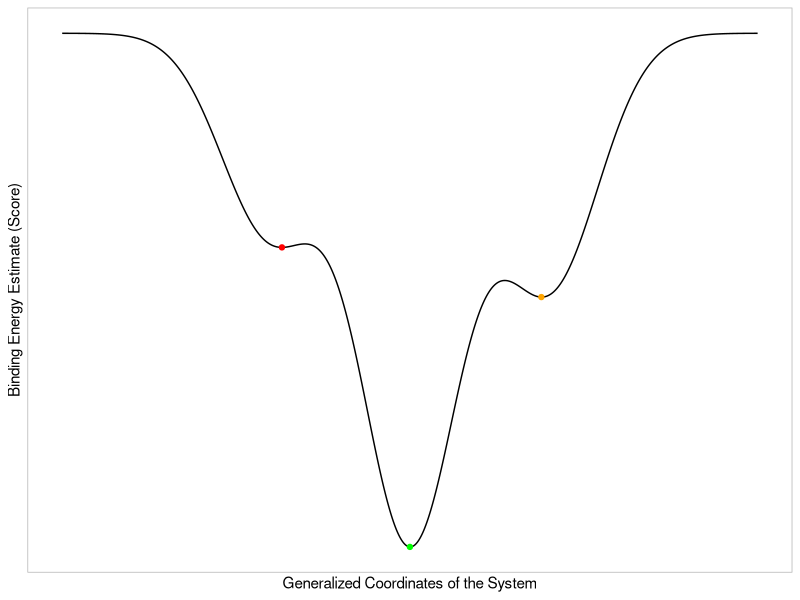
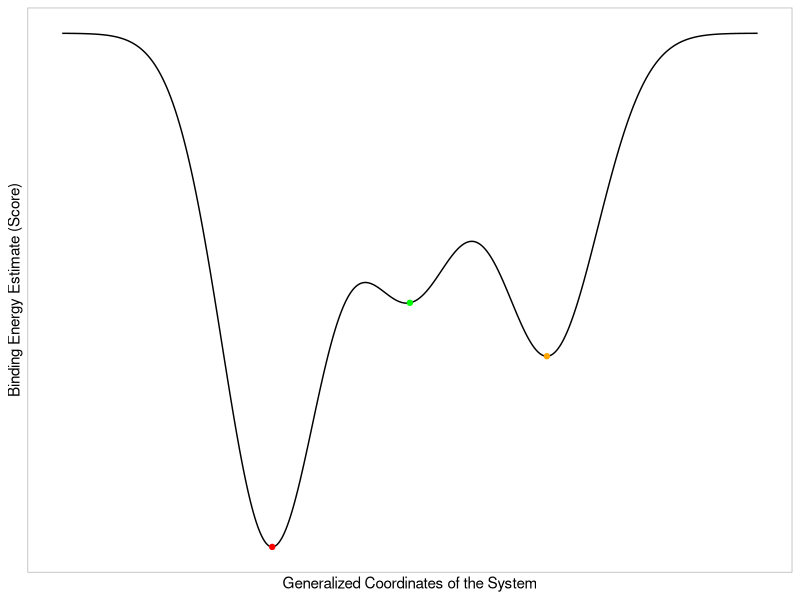
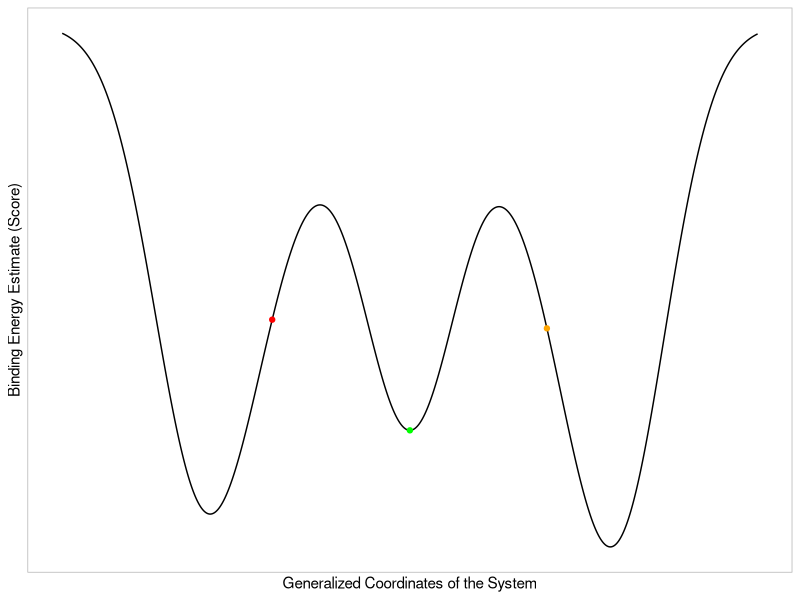
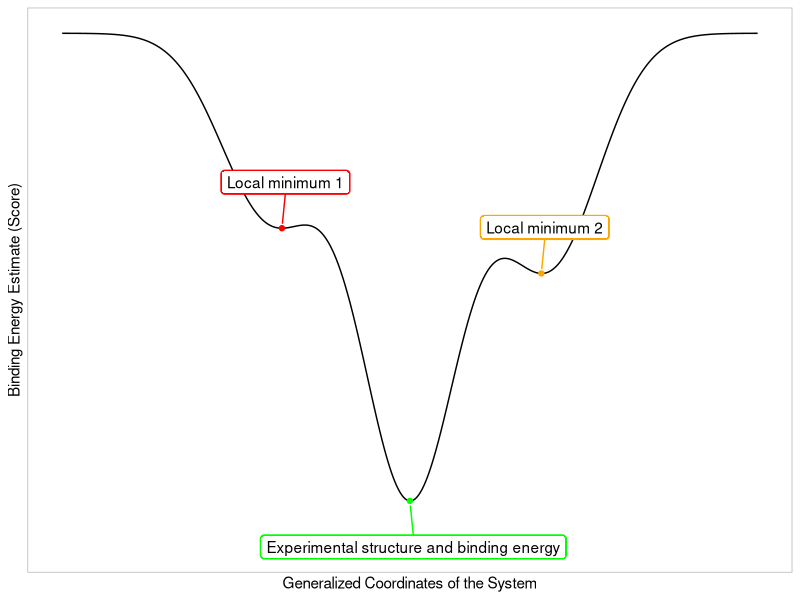
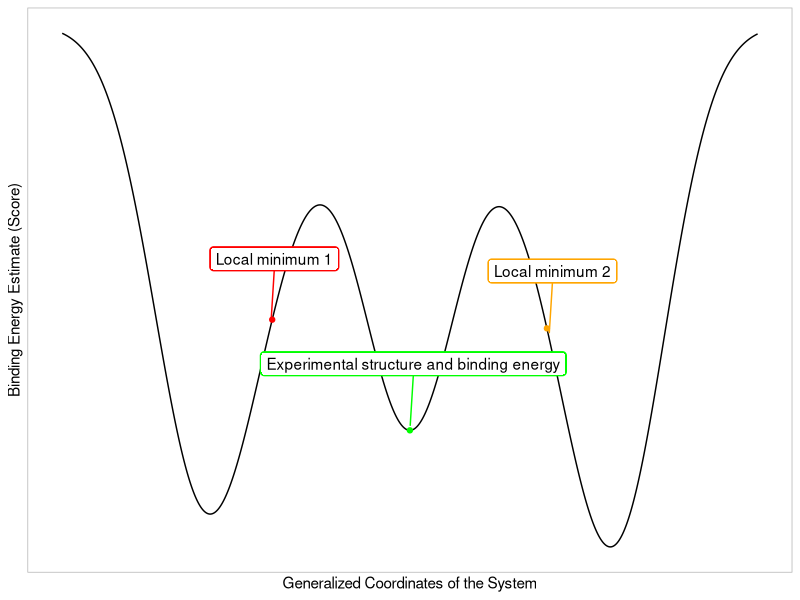
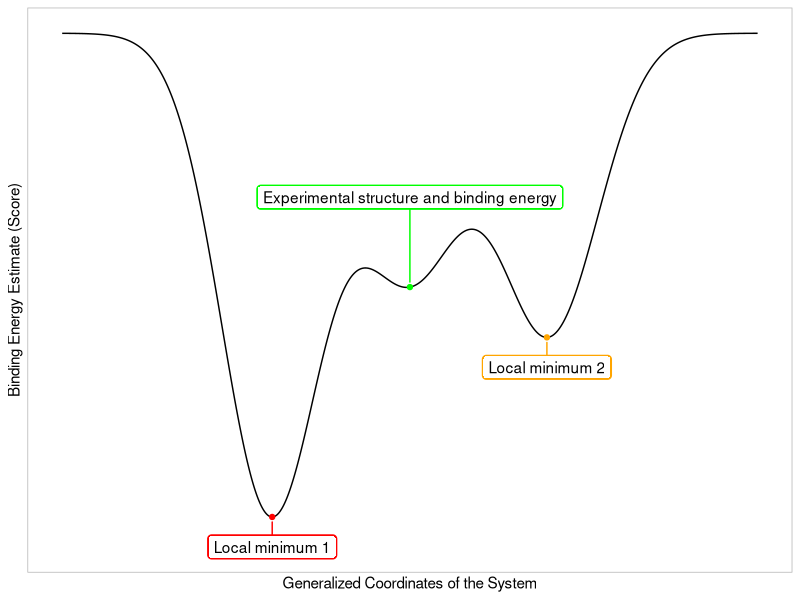
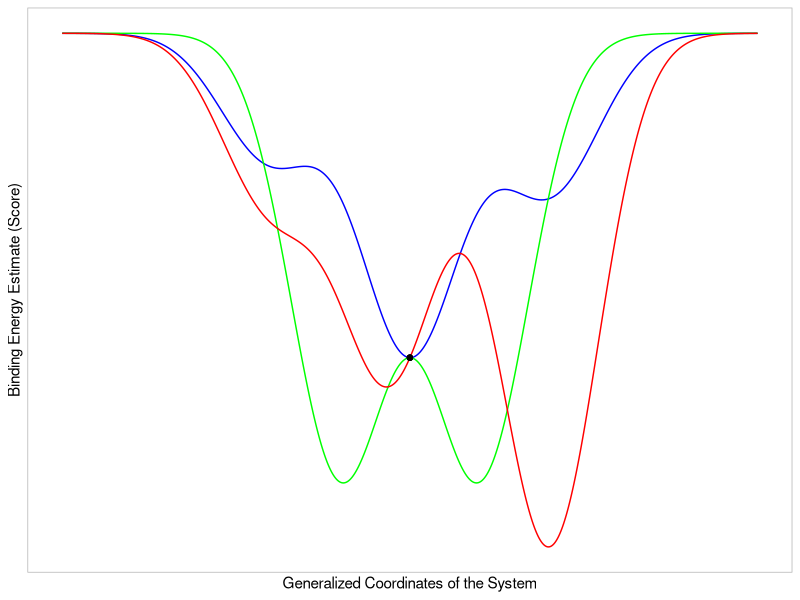
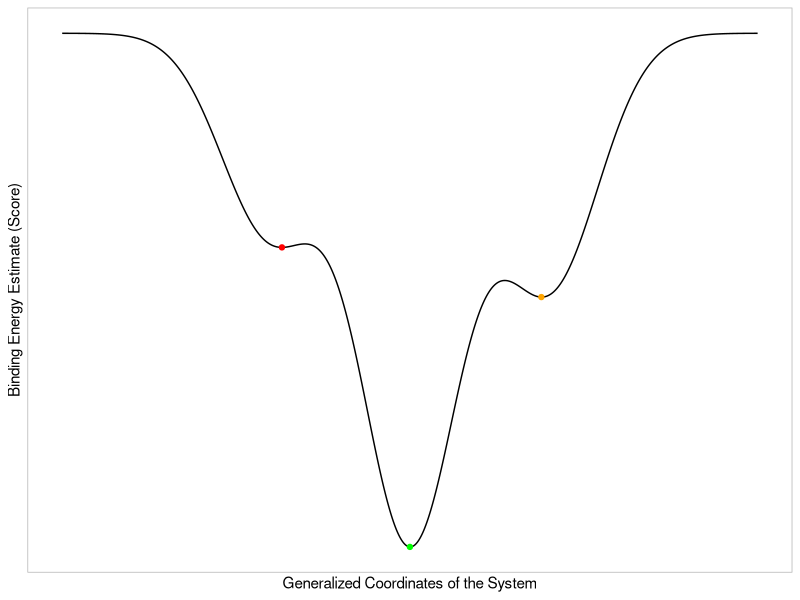

These figures' R source, in order: (Note: this script raises an error after producing the figures.)
#Create plots of potential energy surface, binding energy on y axis versus atomic coordinates on x axis
library(ggplot2)
library(dplyr)
library(ggrepel)

#Create a data frame with the potential energy surface, which corresponds to the sum of three gaussians
pes <- data.frame(x = seq(-5, 5, length.out = 1001))
pes$y <- with(pes, 1.0 * exp(-(x-0)^2) + 0.5 * exp(-(x - 2)^2) + 0.4 * exp(-(x + 2)^2))
pes$y2 <- with(pes, 0.8 * exp(-(x-0)^2) + 1.0 * exp(-(x - 2)^2) + 1.6 * exp(-(x + 2)^2))
pes$y3 <- with(pes, 0.6 * exp(-(x-0)^2) + 0.2 * exp(-(x - 2)^2) + 0.2 * exp(-(x + 2)^2) + 0.7 * exp(-(x - 3)^2) + 0.65 * exp(-(x + 3)^2))

#Create a data frame with the binding energy, which is the negative of the potential energy surface
binding_energy <- data.frame(x = pes$x, y = -pes$y, y2=-pes$y2, y3=-pes$y3)

#Create a plot of the potential energy surface
pes_plot <- ggplot(binding_energy, aes(x = x, y = y)) +
  geom_line() +
  labs(x = "Generalized Coordinates of the System",
       y = "Binding Energy Estimate (Score)") +
  #remove x axis and y axis labels
  scale_x_continuous(labels = NULL, breaks = NULL)+
  scale_y_continuous(labels = NULL, breaks = NULL)+
  #Add different colored dots to minimum points
  geom_point(data = binding_energy %>% filter(y == min(y)), color = "green") +
  geom_point(data = binding_energy %>% filter(x < -1.5) %>% filter(y == min(y)), color = "red") +
  geom_point(data = binding_energy %>% filter(x > 1.5) %>% filter(y == min(y)), color = "orange") +
  theme_light()
pes_plot
ggsave("pes_plot_1.png", plot = pes_plot, width = 6, height = 4, units = "in", dpi = 300)

pes_plot2 <- ggplot(binding_energy, aes(x = x, y = y2)) +
  geom_line() +
  labs(x = "Generalized Coordinates of the System",
       y = "Binding Energy Estimate (Score)") +
  #remove x axis and y axis labels
  scale_x_continuous(labels = NULL, breaks = NULL)+
  scale_y_continuous(labels = NULL, breaks = NULL)+
  #Add different colored dots to minimum points
  geom_point(data = binding_energy %>% filter(y == min(y)), color = "green") +
  geom_point(data = binding_energy %>% filter(x < 0) %>% filter(y2 == min(y2)), color = "red") +
  geom_point(data = binding_energy %>% filter(x > 0) %>% filter(y2 == min(y2)), color = "orange") +
  theme_light()
pes_plot2
ggsave("pes_plot_2.png", plot = pes_plot2, width = 6, height = 4, units = "in", dpi = 300)

pes_plot3 <- ggplot(binding_energy, aes(x = x, y = y3)) +
  geom_line() +
  labs(x = "Generalized Coordinates of the System",
       y = "Binding Energy Estimate (Score)") +
  #remove x axis and y axis labels
  scale_x_continuous(labels = NULL, breaks = NULL)+
  scale_y_continuous(labels = NULL, breaks = NULL)+
  #Add different colored dots to minimum points
  geom_point(data = binding_energy %>% filter(y == min(y)), color = "green") +
  geom_point(data = binding_energy %>% filter(x < 0) %>% filter(y2 == min(y2)), color = "red") +
  geom_point(data = binding_energy %>% filter(x > 0) %>% filter(y2 == min(y2)), color = "orange") +
  theme_light()
pes_plot3
ggsave("pes_plot_3.png", plot = pes_plot2, width = 6, height = 4, units = "in", dpi = 300)


#Now generate plot 1 but adding a legend where green dot = "Experimental structure and binding energy", red dot = "Local minimum 1", orange dot = "Local minimum 2"
pes_plotB <- pes_plot +
  #Label the different colored dots with arrows using geom_repel
    geom_label_repel(data = binding_energy %>% filter(y == min(y)), aes(label = "Experimental structure and binding energy"), label.size=1.1 , box.padding = 0.5, point.padding = 0.5, color = "green", segment.size = 0.5,nudge_x = 0.05, nudge_y = -0.1) +
    geom_label_repel(data = binding_energy %>% filter(y == min(y)), aes(label = "Experimental structure and binding energy"), label.size=NA , box.padding = 0.5, point.padding = 0.5, color = "black",  segment.color = NA , nudge_x = 0.05, nudge_y = -0.1) +
    geom_label_repel(data = binding_energy %>% filter(x < -1.5) %>% filter(y == min(y)), aes(label = "Local minimum 1"), label.size=1.1, box.padding = 0.5, point.padding = 0.5, color = "red", segment.size = 0.5, nudge_x = 0.05, nudge_y = 0.1) +
    geom_label_repel(data = binding_energy %>% filter(x < -1.5) %>% filter(y == min(y)), aes(label = "Local minimum 1"), label.size=NA , box.padding = 0.5, point.padding = 0.5, color = "black", segment.color = NA , nudge_x = 0.05, nudge_y = 0.1) +
    geom_label_repel(data = binding_energy %>% filter(x > 1.5) %>% filter(y == min(y)), aes(label = "Local minimum 2"), label.size=1.1, box.padding = 0.5, point.padding = 0.5, color = "orange", segment.size = 0.5, nudge_x = 0.05, nudge_y = 0.1) +
    geom_label_repel(data = binding_energy %>% filter(x > 1.5) %>% filter(y == min(y)), aes(label = "Local minimum 2"), label.size=NA , box.padding = 0.5, point.padding = 0.5, color = "black", segment.color = NA , nudge_x = 0.05, nudge_y = 0.1) +
  theme_light()
pes_plotB
ggsave("pes_plot_1B.png", plot = pes_plotB, width = 6, height = 4, units = "in", dpi = 300)


#Now generate plot 1 but adding a legend where green dot = "Experimental structure and binding energy", red dot = "Local minimum 1", orange dot = "Local minimum 2"
pes_plotC <- pes_plot3 +
  #Label the different colored dots with arrows using geom_repel
    geom_label_repel(data = binding_energy %>% filter(x==0), aes(label = "Experimental structure and binding energy"), label.size=1.1 , box.padding = 0.5, point.padding = 0.5, color = "green", segment.size = 0.5,nudge_x = 0.05, nudge_y = 0.1) +
    geom_label_repel(data = binding_energy %>% filter(x==0), aes(label = "Experimental structure and binding energy"), label.size=NA , box.padding = 0.5, point.padding = 0.5, color = "black",  segment.color = NA , nudge_x = 0.05, nudge_y = 0.1) +
    geom_label_repel(data = binding_energy %>% filter(x == -2) %>% filter(y3 == min(y3)), aes(label = "Local minimum 1"), label.size=1.1, box.padding = 0.5, point.padding = 0.5, color = "red", segment.size = 0.5, nudge_x = 0.05, nudge_y = 0.1) +
    geom_label_repel(data = binding_energy %>% filter(x == -2) %>% filter(y3 == min(y3)), aes(label = "Local minimum 1"), label.size=NA , box.padding = 0.5, point.padding = 0.5, color = "black", segment.color = NA , nudge_x = 0.05, nudge_y = 0.1) +
    geom_label_repel(data = binding_energy %>% filter(x == 2) %>% filter(y3 == min(y3)), aes(label = "Local minimum 2"), label.size=1.1, box.padding = 0.5, point.padding = 0.5, color = "orange", segment.size = 0.5, nudge_x = 0.05, nudge_y = 0.1) +
    geom_label_repel(data = binding_energy %>% filter(x == 2) %>% filter(y3 == min(y3)), aes(label = "Local minimum 2"), label.size=NA , box.padding = 0.5, point.padding = 0.5, color = "black", segment.color = NA , nudge_x = 0.05, nudge_y = 0.1) +
  theme_light()
pes_plotC
ggsave("pes_plot_1C.png", plot = pes_plotC, width = 6, height = 4, units = "in", dpi = 300)


pes_plotC <- pes_plot2 +
  #Label the different colored dots with arrows using geom_repel
    geom_label_repel(data = binding_energy %>% filter(x==0), aes(label = "Experimental structure and binding energy"), label.size=1.1 , box.padding = 0.5, point.padding = 0.5, color = "green", segment.size = 0.5,nudge_x = 0.00, nudge_y = 0.3) +
    geom_label_repel(data = binding_energy %>% filter(x==0), aes(label = "Experimental structure and binding energy"), label.size=NA , box.padding = 0.5, point.padding = 0.5, color = "black",  segment.color = NA , nudge_x = 0.00, nudge_y = 0.3) +
    geom_label_repel(data = binding_energy %>% filter(x < 0) %>% filter(y2 == min(y2)), aes(label = "Local minimum 1"), label.size=1.1, box.padding = 0.5, point.padding = 0.5, color = "red", segment.size = 0.5, nudge_x = 0.00, nudge_y = -0.1) +
    geom_label_repel(data = binding_energy %>% filter(x < 0) %>% filter(y2 == min(y2)), aes(label = "Local minimum 1"), label.size=NA , box.padding = 0.5, point.padding = 0.5, color = "black", segment.color = NA , nudge_x = 0.00, nudge_y = -0.1) +
    geom_label_repel(data = binding_energy %>% filter(x > 0) %>% filter(y2 == min(y2)), aes(label = "Local minimum 2"), label.size=1.1, box.padding = 0.5, point.padding = 0.5, color = "orange", segment.size = 0.5, nudge_x = 0.00, nudge_y = -0.1) +
    geom_label_repel(data = binding_energy %>% filter(x > 0) %>% filter(y2 == min(y2)), aes(label = "Local minimum 2"), label.size=NA , box.padding = 0.5, point.padding = 0.5, color = "black", segment.color = NA , nudge_x = 0.00, nudge_y = -0.1) +
  theme_light()
pes_plotC
ggsave("pes_plot_2B.png", plot = pes_plotC, width = 6, height = 4, units = "in", dpi = 300)


#Now take binding energy, create a new column named surface with value 1, duplicate all rows with surface value 2 and 3
binding_energy <- binding_energy %>% mutate(surface = 1)
binding_energy <- binding_energy %>% bind_rows(mutate(binding_energy, surface = 2))
binding_energy <- binding_energy %>% bind_rows(mutate(binding_energy, surface = 3))

#Modify the y values for surface 2, adding three different gaussians but maintaining the y value for x=0
binding_energy$y[binding_energy$surface == 2] <- with(binding_energy[binding_energy$surface == 1,], 0.0 * exp(-(x-0)^2) - 3.0 * exp(-(x - 1)^2) - 3 * exp(-(x + 1)^2))
#Do the same for surface 3, with different gaussians but same y value for x=0 as surface 1
binding_energy$y[binding_energy$surface == 3] <- with(binding_energy[binding_energy$surface == 1,], -1.0 * exp(-(x+0.3)^2) - 1.5 * exp(-(x - 2)^2) - 0.5 * exp(-(x + 2)^2))

#Save value of y for x=0 for each surface
y0_surface1 <- binding_energy[binding_energy$surface == 1 & binding_energy$x == 0, "y"]
y0_surface2 <- binding_energy[binding_energy$surface == 2 & binding_energy$x == 0, "y"]
y0_surface3 <- binding_energy[binding_energy$surface == 3 & binding_energy$x == 0, "y"]

#Modify the y values for surface 2 and 3 to have the same y value for x=0,x=5 and x=-5 as surface 1
binding_energy$y[binding_energy$surface == 2] <- binding_energy$y[binding_energy$surface == 2] * y0_surface1 / y0_surface2
binding_energy$y[binding_energy$surface == 3] <- binding_energy$y[binding_energy$surface == 3] * y0_surface1 / y0_surface3



#Create a plot of the potential energy surface with different colored regions for different surfaces
pes_plot2 <- ggplot(binding_energy, aes(x = x, y = y, color = as.factor(surface))) +
  geom_line() +
  labs(x = "Generalized Coordinates of the System",
       y = "Binding Energy Estimate (Score)") +
  scale_color_manual(values = c("blue", "green", "red")) +
  scale_x_continuous(labels = NULL, breaks = NULL)+
  scale_y_continuous(labels = NULL, breaks = NULL)+
  #add a dot for x=0
    geom_point(data = binding_energy %>% filter(x == 0), color = "black") +
  theme_light()+
  #remove legend
    theme(legend.position = "none")

  pes_plot2
ggsave("pes_plot_2.png", plot = pes_plot2, width = 6, height = 4, units = "in", dpi = 300)


#Create a dataframe where y=ax+b, where a=0.6 and b=-8, and add some noise
data <- data.frame(x = seq(-12, -2, length.out = 201))
data$y <- 0.35 * data$x - 4.75 + rnorm(201, sd = 1.75)
#add an rnorm error term wich depends on x
data$y <- data$y + rnorm(201, sd = abs(0.25 / data$x))
data$y2 <- 0.7 * data$x - 2.25 + rnorm(201, sd = 1.2)
data$y2 <- data$y2 + rnorm(201, sd = abs(0.1 / data$x))

mean(data$x)
mean(data$y)
mean(data$y2)


#Wide data to long data
data <- data %>% gather(key = "surface", value = "y", y:y2)

#Measure pearson correlation for each surface
correlations <- data %>% 
  group_by(surface) %>% 
  summarise(correlation = cor(x, y, method = "pearson"))

# Create a plot of the data

# Define the labels for each level of the surface variable
labels = paste(correlations$surface, " (Correlation: ", round(correlations$correlation, 2), ")")


# Create a plot of the data
data_plot <- ggplot(data, aes(x = x, y = y, shape = surface)) +
  geom_point(size = 2, stroke = 2) +
  scale_shape_manual(values = c(21, 19), labels = labels) +  # 21 is filled circle, 19 is open circle
  labs(x = "Experimental Binding Energy",
       y = "Predicted Binding Energy (Score)",
       shape = "Scoring Function") +  # Change the shape legend title
  #add a line for y=x
  geom_abline(intercept = 0, slope = 1, color = "red") +
  scale_x_continuous(limits=c(-12,-2))+
  scale_y_continuous(limits=c(-12,-2))+
  #legend below
  theme_light()+
  theme(legend.position = "bottom")
data_plot

ggsave("scatter_plot.png", plot = data_plot, width = 6, height = 6, units = "in", dpi = 300)
